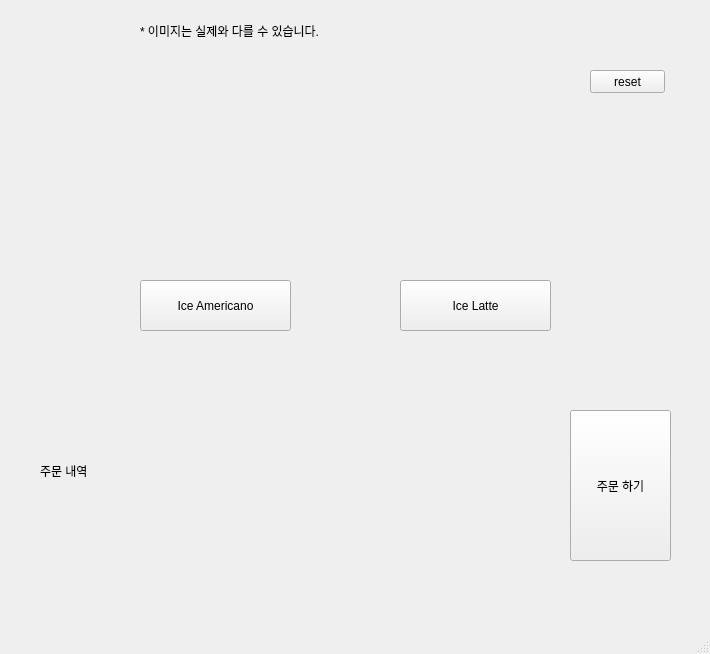
<?xml version="1.0" encoding="UTF-8"?>
<ui version="4.0">
 <class>MainWindow</class>
 <widget class="QMainWindow" name="MainWindow">
  <property name="geometry">
   <rect>
    <x>0</x>
    <y>0</y>
    <width>710</width>
    <height>654</height>
   </rect>
  </property>
  <property name="windowTitle">
   <string>MainWindow</string>
  </property>
  <widget class="QWidget" name="centralwidget">
   <widget class="QPushButton" name="americanoButton">
    <property name="geometry">
     <rect>
      <x>140</x>
      <y>280</y>
      <width>151</width>
      <height>51</height>
     </rect>
    </property>
    <property name="text">
     <string>Ice Americano</string>
    </property>
   </widget>
   <widget class="QPushButton" name="latteButton">
    <property name="geometry">
     <rect>
      <x>400</x>
      <y>280</y>
      <width>151</width>
      <height>51</height>
     </rect>
    </property>
    <property name="text">
     <string>Ice Latte</string>
    </property>
   </widget>
   <widget class="QWidget" name="imgAmericano" native="true">
    <property name="geometry">
     <rect>
      <x>140</x>
      <y>70</y>
      <width>151</width>
      <height>191</height>
     </rect>
    </property>
   </widget>
   <widget class="QWidget" name="imgIcelatte" native="true">
    <property name="geometry">
     <rect>
      <x>400</x>
      <y>70</y>
      <width>151</width>
      <height>191</height>
     </rect>
    </property>
   </widget>
   <widget class="QLabel" name="label">
    <property name="geometry">
     <rect>
      <x>140</x>
      <y>10</y>
      <width>321</width>
      <height>41</height>
     </rect>
    </property>
    <property name="text">
     <string>* 이미지는 실제와 다를 수 있습니다.</string>
    </property>
   </widget>
   <widget class="QWidget" name="widget" native="true">
    <property name="geometry">
     <rect>
      <x>30</x>
      <y>410</y>
      <width>120</width>
      <height>181</height>
     </rect>
    </property>
    <widget class="QLabel" name="label_2">
     <property name="geometry">
      <rect>
       <x>10</x>
       <y>40</y>
       <width>91</width>
       <height>41</height>
      </rect>
     </property>
     <property name="text">
      <string>주문 내역</string>
     </property>
    </widget>
   </widget>
   <widget class="QWidget" name="widget_2" native="true">
    <property name="geometry">
     <rect>
      <x>170</x>
      <y>410</y>
      <width>120</width>
      <height>151</height>
     </rect>
    </property>
   </widget>
   <widget class="QWidget" name="widget_3" native="true">
    <property name="geometry">
     <rect>
      <x>310</x>
      <y>410</y>
      <width>120</width>
      <height>151</height>
     </rect>
    </property>
   </widget>
   <widget class="QLabel" name="num1">
    <property name="geometry">
     <rect>
      <x>183</x>
      <y>570</y>
      <width>91</width>
      <height>31</height>
     </rect>
    </property>
    <property name="text">
     <string/>
    </property>
   </widget>
   <widget class="QLabel" name="num2">
    <property name="geometry">
     <rect>
      <x>323</x>
      <y>571</y>
      <width>91</width>
      <height>31</height>
     </rect>
    </property>
    <property name="text">
     <string/>
    </property>
   </widget>
   <widget class="QPushButton" name="orderButton">
    <property name="geometry">
     <rect>
      <x>570</x>
      <y>410</y>
      <width>101</width>
      <height>151</height>
     </rect>
    </property>
    <property name="text">
     <string>주문 하기</string>
    </property>
   </widget>
   <widget class="QPushButton" name="reset">
    <property name="geometry">
     <rect>
      <x>590</x>
      <y>70</y>
      <width>75</width>
      <height>23</height>
     </rect>
    </property>
    <property name="text">
     <string>reset</string>
    </property>
   </widget>
  </widget>
  <widget class="QMenuBar" name="menubar">
   <property name="geometry">
    <rect>
     <x>0</x>
     <y>0</y>
     <width>710</width>
     <height>22</height>
    </rect>
   </property>
  </widget>
  <widget class="QStatusBar" name="statusbar"/>
 </widget>
 <resources/>
 <connections/>
</ui>
